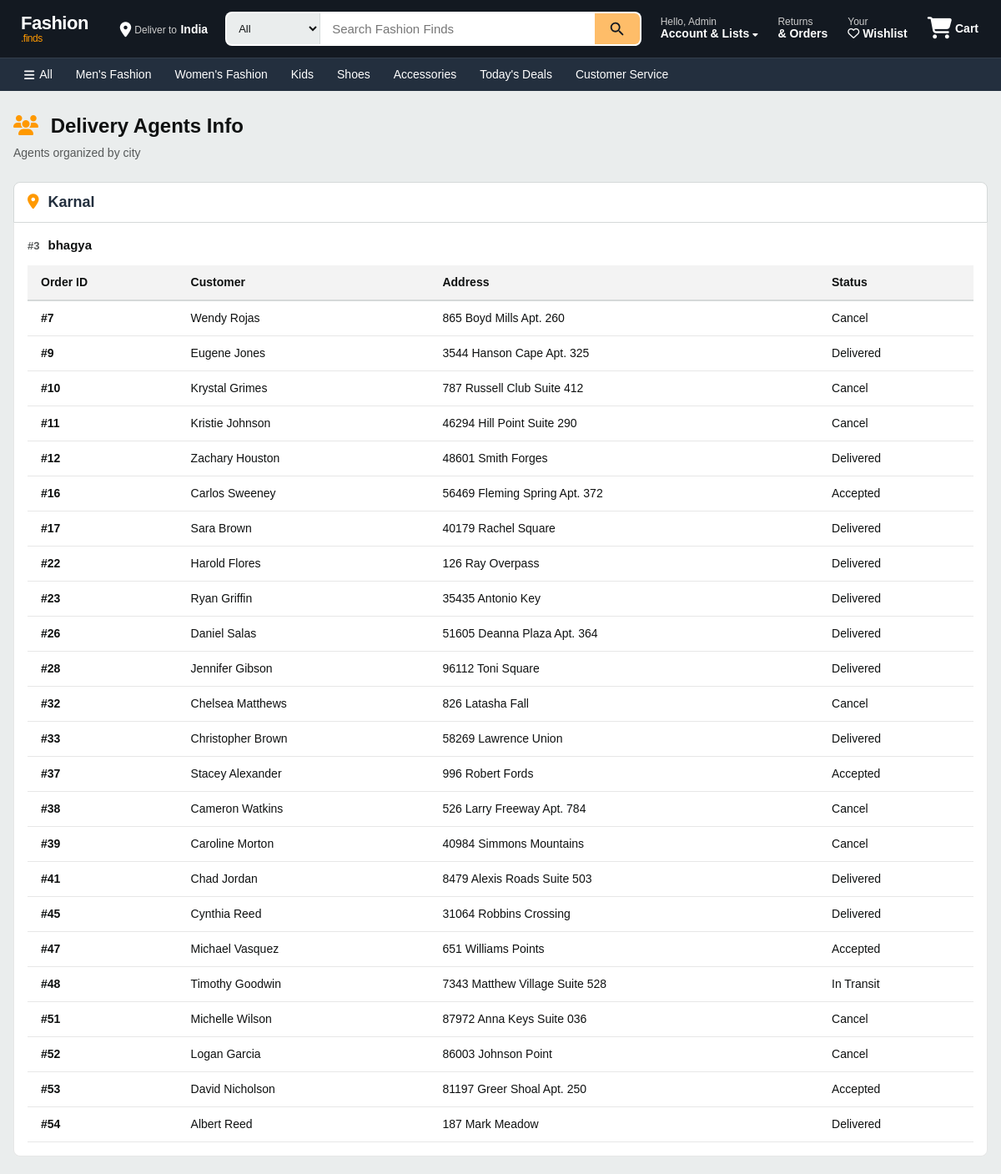
Screenshot of /delivery/delivery_agents_info (signed in, upper part) with the database file from the repository.
### app/models.py (models this page shows, shortened)
class User(db.Model, UserMixin):
    __tablename__ = 'users'
    id = db.Column(db.Integer, primary_key=True)
    name = db.Column(db.String(100), nullable=False)
    phone = db.Column(db.String(15), nullable=False)
    email = db.Column(db.String(100), unique=True, nullable=False)
    password = db.Column(db.String(255), nullable=False)
    address = db.Column(db.Text, nullable=False)
    state = db.Column(db.String(50), nullable=False)
    city = db.Column(db.String(50), nullable=False)
    pincode = db.Column(db.String(10), nullable=False)
    reset_token = db.Column(db.String(255), nullable=True)
    reset_token_expiry = db.Column(db.DateTime, nullable=True)
    approved = db.Column(db.Boolean, default=False)
    role = db.Column(db.String(10), nullable=False)

class Order(db.Model):
    __tablename__ = 'orders'
    id = db.Column(db.Integer, primary_key=True)
    user_id = db.Column(db.Integer, db.ForeignKey('users.id'), nullable=False)
    total_price = db.Column(db.Float, nullable=False)
    status = db.Column(db.String(50), nullable=False, default="Pending")  # ('Pending', 'Shipped', 'Delivered', 'Cancelled')
    order_date = db.Column(db.DateTime, nullable=False, default=lambda: datetime.now(timezone.utc))
    delivery_date = db.Column(db.DateTime, nullable=True)
    order_items = db.relationship('OrderItem', backref='order', lazy=True, cascade="all, delete-orphan")
    delivery_person_id = db.Column(db.Integer, db.ForeignKey('users.id'), nullable=True)
    customer_name = db.Column(db.String(100), nullable=False)
    address_line_1 = db.Column(db.String(100), nullable=False)
    state = db.Column(db.String(100), nullable=False)
    city = db.Column(db.String(100), nullable=False)
    pincode = db.Column(db.String(20), nullable=False)
    mail = db.Column(db.String(50), nullable=False)

### app/delivery.py (the view)
@delivery_bp.route("/delivery_agents_info")
@login_required
def delivery_agents_info():
    from collections import defaultdict
    agents = User.query.filter(User.role == "delivery_agent", User.approved == 1).all()
    agents_by_city = defaultdict(list)
    for agent in agents:
        agents_by_city[agent.city].append(agent)
    order = defaultdict(list)
    orders = Order.query.all()
    for o in orders:
        order[o.delivery_person_id].append(o)
    return render_template("delivery_agents_info.html",agents=agents_by_city, orders = order)

### app/templates/delivery_agents_info.html (shortened to what this page needs)
{% extends "base.html" %}
{% block content %}
<div class="del-agents-page">
    <div class="del-agents-header">
        <h1><i class="fas fa-users"></i> Delivery Agents Info</h1>
        <p>Agents organized by city</p>
    </div>
    {% for city, agent_list in agents.items() %}
    <div class="del-agents-city">
        <div class="del-city-title">
            <i class="fas fa-map-marker-alt"></i> {{ city }}
        </div>
        {% if agent_list %}
            {% for agent in agent_list %}
                {% if agent.approved %}
                <div class="del-agent-card">
                    <div class="del-agent-info">
                        <span class="del-agent-id">#{{ agent.id }}</span>
                        <span class="del-agent-name">{{ agent.name }}</span>
                    </div>
                    {% if orders[agent.id] %}
                    <div class="del-table-wrap">
                        <table class="del-table">
                            <thead>
                                <tr>
                                    <th>Order ID</th>
                                    <th>Customer</th>
                                    <th>Address</th>
                                    <th>Status</th>
                                </tr>
                            </thead>
                            <tbody>
                                {% for order in orders[agent.id] %}
                                <tr>
                                    <td><strong>#{{ order.id }}</strong></td>
                                    <td>{{ order.customer_name }}</td>
                                    <td>{{ order.address_line_1 }}</td>
                                    <td>{{ order.status }}</td>
                                </tr>
                                {% endfor %}
                            </tbody>
                        </table>
                    </div>
                    {% else %}
                    <div class="del-empty del-empty-sm">
                        <p>No orders taken</p>
                    </div>
                    {% endif %}
                </div>
                {% endif %}
            {% endfor %}
        {% else %}
            <div class="del-empty">
                <i class="fas fa-user-slash"></i>
                <p>No delivery agents in this city</p>
            </div>
        {% endif %}
    </div>
    {% endfor %}
</div>
{% endblock %}

### app/templates/navbar.html (shortened to what this page needs)
<div class="nav-container">
    <div class="navbar-top">
        <div class="logo">
            <a href="/">Fashion<span class="logo-accent">.finds</span></a>
        </div>
        <div class="deliver-to">
            <i class="fas fa-location-dot"></i>
            <div>
                <span class="deliver-label">Deliver to</span>
                <span class="deliver-value">India</span>
            </div>
        </div>
        <div class="nav-search">
            <form action="{{ url_for('views.search') }}" method="GET" class="search-bar">
                <select name="category" class="search-category">
                    <option value="">All</option>
                </select>
                <input type="text" name="query" class="search-input"
                       placeholder="Search Fashion Finds" required>
                <button type="submit" class="search-button">
                </button>
            </form>
        </div>
        <div class="nav-actions">
            <div class="dropdown">
                <a href="{{ url_for('auth.account') }}" class="nav-action-item">
                    <span class="nav-action-label">Hello, {% if current_user.is_authenticated %}{{ current_user.name }}{% else %}sign in{% endif %}</span>
                    <span class="nav-action-value">Account & Lists <i class="fas fa-caret-down" style="font-size:10px"></i></span>
                </a>
            </div>
            <a href="{{ url_for('views.my_orders') }}" class="nav-action-item">
                <span class="nav-action-label">Returns</span>
                <span class="nav-action-value">& Orders</span>
            </a>
            <a href="/wishlist" class="nav-action-item">
                <span class="nav-action-label">Your</span>
                <span class="nav-action-value"><i class="far fa-heart"></i> Wishlist</span>
            </a>
            <a href="/cart" class="nav-cart">
                <span class="cart-icon-wrap">
                    <i class="fas fa-shopping-cart"></i>
                </span>
                <span class="cart-label">Cart</span>
            </a>
        </div>
    </div>
    <div class="navbar-bottom">
        <div class="navbar-bottom-inner">
            <a href="/" class="nav-cat-link"><i class="fas fa-bars"></i> All</a>
            <a href="{{ url_for('views.products_by_category', category_name='Men') }}" class="nav-cat-link">Men's Fashion</a>
            <a href="{{ url_for('views.products_by_category', category_name='Women') }}" class="nav-cat-link">Women's Fashion</a>
            <a href="{{ url_for('views.products_by_category', category_name='Kids') }}" class="nav-cat-link">Kids</a>
            <a href="{{ url_for('views.products_by_category', category_name='Shoes') }}" class="nav-cat-link">Shoes</a>
            <a href="{{ url_for('views.products_by_category', category_name='Accessories') }}" class="nav-cat-link">Accessories</a>
            <a href="{{ url_for('views.search') }}?query=sale" class="nav-cat-link">Today's Deals</a>
            <a href="{{ url_for('views.contact') }}" class="nav-cat-link">Customer Service</a>
        </div>
    </div>
</div>

### rows the page displays
User: name "Admin"
User: city "Karnal", id "3", name "bhagya"
Order: id "7", customer_name "Wendy Rojas", address_line_1 "865 Boyd Mills Apt. 260", status "Cancel"
Order: id "9", customer_name "Eugene Jones", address_line_1 "3544 Hanson Cape Apt. 325", status "Delivered"
Order: id "10", customer_name "Krystal Grimes", address_line_1 "787 Russell Club Suite 412", status "Cancel"
Order: id "11", customer_name "Kristie Johnson", address_line_1 "46294 Hill Point Suite 290", status "Cancel"
Order: id "12", customer_name "Zachary Houston", address_line_1 "48601 Smith Forges", status "Delivered"
Order: id "16", customer_name "Carlos Sweeney", address_line_1 "56469 Fleming Spring Apt. 372", status "Accepted"
Order: id "17", customer_name "Sara Brown", address_line_1 "40179 Rachel Square", status "Delivered"
Order: id "22", customer_name "Harold Flores", address_line_1 "126 Ray Overpass", status "Delivered"
Order: id "23", customer_name "Ryan Griffin", address_line_1 "35435 Antonio Key", status "Delivered"
Order: id "26", customer_name "Daniel Salas", address_line_1 "51605 Deanna Plaza Apt. 364", status "Delivered"
Order: id "28", customer_name "Jennifer Gibson", address_line_1 "96112 Toni Square", status "Delivered"
Order: id "32", customer_name "Chelsea Matthews", address_line_1 "826 Latasha Fall", status "Cancel"
Order: id "33", customer_name "Christopher Brown", address_line_1 "58269 Lawrence Union", status "Delivered"
Order: id "37", customer_name "Stacey Alexander", address_line_1 "996 Robert Fords", status "Accepted"
Order: id "38", customer_name "Cameron Watkins", address_line_1 "526 Larry Freeway Apt. 784", status "Cancel"
Order: id "39", customer_name "Caroline Morton", address_line_1 "40984 Simmons Mountains", status "Cancel"
Order: id "41", customer_name "Chad Jordan", address_line_1 "8479 Alexis Roads Suite 503", status "Delivered"
Order: id "45", customer_name "Cynthia Reed", address_line_1 "31064 Robbins Crossing", status "Delivered"
Order: id "47", customer_name "Michael Vasquez", address_line_1 "651 Williams Points", status "Accepted"
Order: id "48", customer_name "Timothy Goodwin", address_line_1 "7343 Matthew Village Suite 528", status "In Transit"
Order: id "51", customer_name "Michelle Wilson", address_line_1 "87972 Anna Keys Suite 036", status "Cancel"
Order: id "52", customer_name "Logan Garcia", address_line_1 "86003 Johnson Point", status "Cancel"
Order: id "53", customer_name "David Nicholson", address_line_1 "81197 Greer Shoal Apt. 250", status "Accepted"
Order: id "54", customer_name "Albert Reed", address_line_1 "187 Mark Meadow", status "Delivered"
